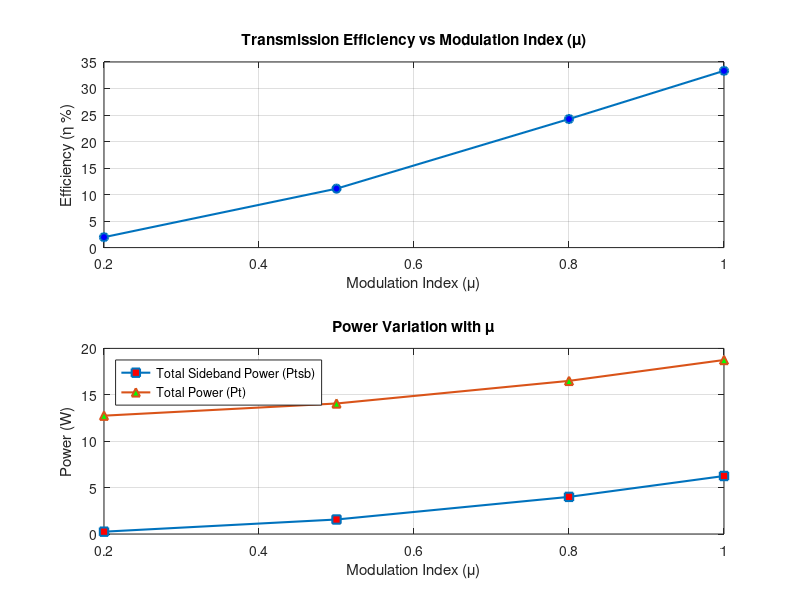

This figure's MATLAB source:
%% EXP 2 - Objective 4: Sideband Power & Efficiency vs. Modulation Index
clc;
clear;
close all;

% Parameters
Ac = 5;
R = 1;
Pc = (Ac^2) / (2 * R);
mu_values = [0.2, 0.5, 0.8, 1.0];

% Initialize Arrays
P_sb_total = zeros(size(mu_values));
P_total = zeros(size(mu_values));
efficiency = zeros(size(mu_values));

fprintf('--- Objective 4: Variation of mu and Transmission Efficiency ---\n');
fprintf(' mu   |   Pc (W)   |  Ptsb (W)  |   Pt (W)   | Efficiency (%%)\n');
fprintf('------------------------------------------------------------\n');

for i = 1:length(mu_values)
    m = mu_values(i);
    P_sb_total(i) = (m^2 * Pc) / 2;             % Total sideband power
    P_total(i) = Pc + P_sb_total(i);             % Total power
    efficiency(i) = (P_sb_total(i) / P_total(i)) * 100; % Efficiency

    fprintf('%.2f  |  %8.4f  |  %8.4f  |  %8.4f  |    %6.2f %%\n', ...
        m, Pc, P_sb_total(i), P_total(i), efficiency(i));
end

% Plot Efficiency Curve
figure('Name', 'Objective 4: Efficiency vs Modulation Index', 'NumberTitle', 'off');

subplot(2,1,1);
plot(mu_values, efficiency, '-o', 'LineWidth', 1.5, 'MarkerFaceColor', 'b');
title('Transmission Efficiency vs Modulation Index (\mu)');
xlabel('Modulation Index (\mu)');
ylabel('Efficiency (\eta %)');
grid on;

subplot(2,1,2);
plot(mu_values, P_sb_total, '-s', 'LineWidth', 1.5, 'MarkerFaceColor', 'r');
hold on;
plot(mu_values, P_total, '-^', 'LineWidth', 1.5, 'MarkerFaceColor', 'g');
legend('Total Sideband Power (Ptsb)', 'Total Power (Pt)', 'Location', 'northwest');
title('Power Variation with \mu');
xlabel('Modulation Index (\mu)');
ylabel('Power (W)');
grid on;
